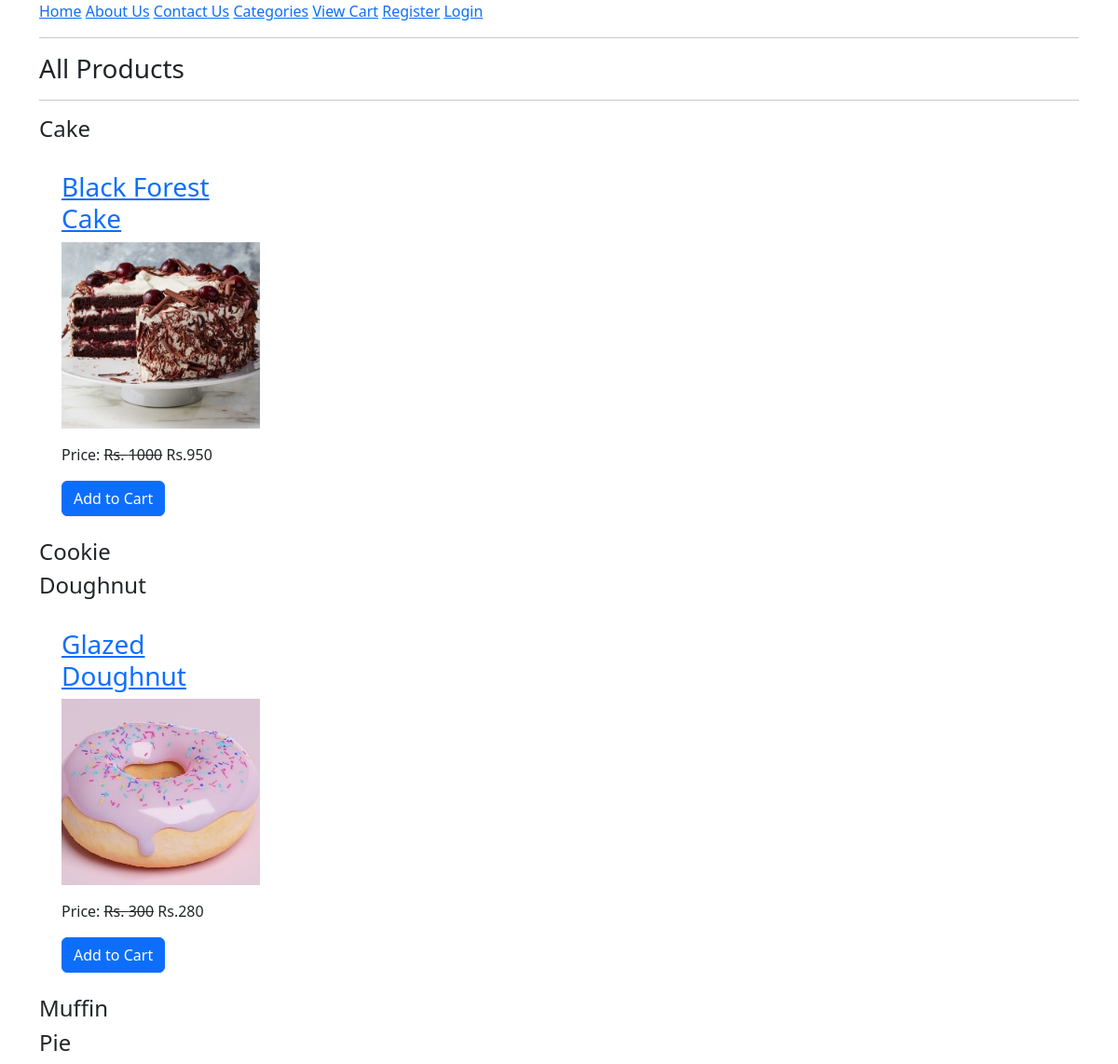
The page /all-products/ on the database its author committed.
### ecomapp/models.py (models this page shows, shortened)
class Category(models.Model):
    title = models.CharField(max_length=40)
    slug  = models.SlugField(unique = True)

class Product(models.Model):
    title = models.CharField(max_length=40)
    slug = models.SlugField(unique=True)
    category = models.ForeignKey(Category,on_delete=models.CASCADE)
    image = models.ImageField(upload_to="products")
    marked_price = models.PositiveIntegerField()
    selling_price = models.PositiveIntegerField()
    description =   models.TextField()
    expiry = models.DateField()
    return_policy =models.CharField(max_length=300, null=True,blank = True)
    view_count = models.PositiveIntegerField()

### ecomapp/views.py (the view)
# urls.py: path("all-products/",AllProductsView.as_view(),name="allproducts"),
class AllProductsView(TemplateView):
    template_name = "allproducts.html"
    def get_context_data(self, **kwargs):
        context =  super().get_context_data(**kwargs)
        context['allcategories'] = Category.objects.all()
        return context

### templates/allproducts.html (shortened to what this page needs)
{% extends 'base.html' %}
{% block content %}
    <div class="container">
        <h3>All Products</h3><hr/>
        {% for cat in allcategories %}
        <h4>{{ cat.title }}</h4>
        <div class="row">
            {% for p in cat.product_set.all %}
                <div class="col-md-3 ">
                    <div class="m-4">
                        <h3><a href="{% url 'ecomapp:productdetail' p.slug %}">{{ p.title }}</a></h3>
                        <img src="{{ p.image.url }}" class="img-fluid" style="height:200px; object-fit:cover;" />
                        <p class="mt-3">Price: <strike>Rs. {{ p.marked_price }}</strike> Rs.{{ p.selling_price }}</p>
                        <a href="{% url 'ecomapp:addtocart' p.id %}" class="btn btn-primary">Add to Cart</a>
                    </div>
                </div>
            {% endfor %}
        </div>
        {% endfor %}
    </div>
{% endblock content %}

### rows shown on the page
Category: title "Cake"
Product: title "Black Forest Cake", image (picture), marked_price "1000", selling_price "950"
Category: title "Cookie"
Category: title "Doughnut"
Product: title "Glazed Doughnut", image (picture), marked_price "300", selling_price "280"
Category: title "Muffin"
Category: title "Pie"
